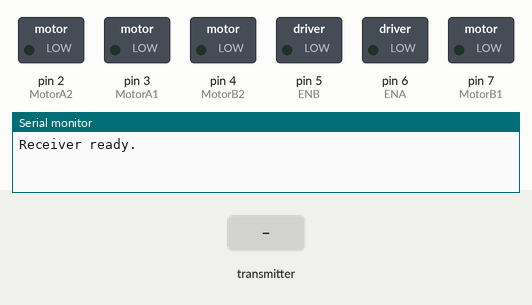
Bench run of a sketch on a simulated Arduino Uno, built with avr-gcc and run on an emulated ATmega328P. Shown: switched loads named in the sketch (green lamp = pin HIGH), the last lines printed to the serial monitor. Inputs (shaded band) come from the test bench. No radio packets arrive unless stated.

Above: at 1.2 s.
1.3 s: the transmitter starts sending xAxis = 0
At 2.5 s:
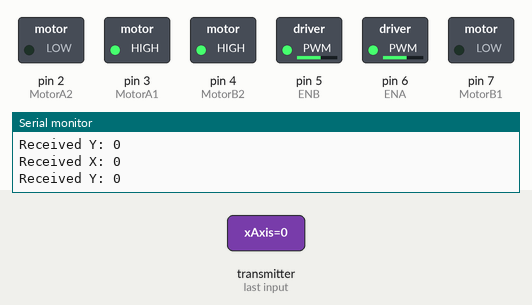
2.8 s: the transmitter starts sending yAxis = 512
At 3.2 s:
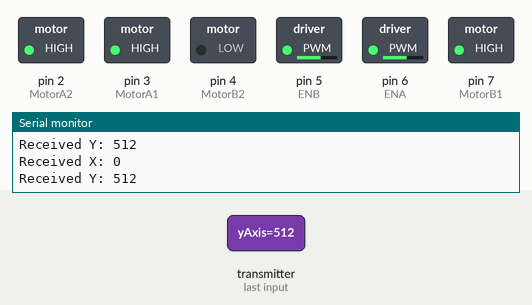
4.3 s: the transmitter starts sending yAxis = 0
At 4.8 s:
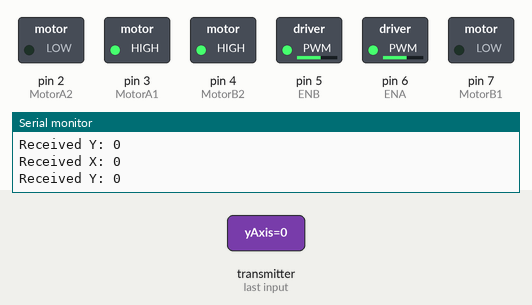
5.8 s: the transmitter starts sending yAxis = 1023
At 6.4 s:
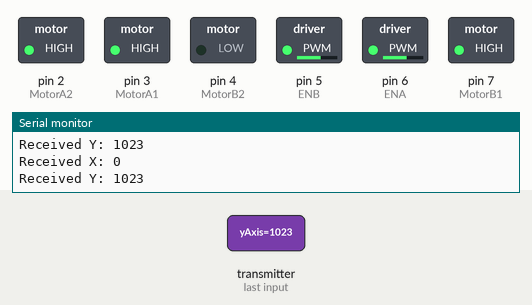
Timing chart, 0 to 8.3 s (numbered marks = the images above; inputs shaded):
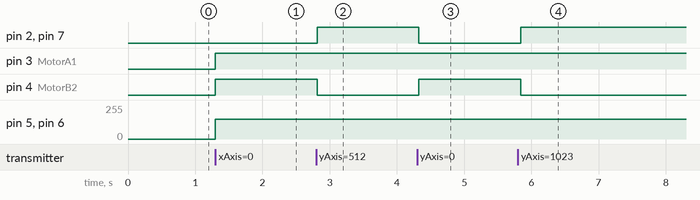

Measured:
- after the input at 1.3 s, pin 3 (MotorA1), pin 4 (MotorB2): LOW → HIGH at once; pin 5 (ENB), pin 6 (ENA): 0/255 → 150/255 at once
- after the input at 2.8 s, pin 2 (MotorA2), pin 7 (MotorB1): LOW → HIGH at once; pin 4 (MotorB2): HIGH → LOW at once
- after the input at 4.3 s, pin 2 (MotorA2), pin 7 (MotorB1): HIGH → LOW at once; pin 4 (MotorB2): LOW → HIGH at once
- after the input at 5.8 s, pin 2 (MotorA2), pin 7 (MotorB1): LOW → HIGH at once; pin 4 (MotorB2): HIGH → LOW at once

The sketch:

GESTURE_RECEIVER_CODE.ino
```cpp
// Arduino Gesture Control Robot
// Receiver Circuit
// Created BY DIY Builder
// Ensure required libraries are installed before uploading.
// To install libraries: Download from https://github.com/nRF24/RF24, then go to Sketch > Include Library > Add .ZIP Library > Select the downloaded ZIP file.
// For more details, visit www.instagram.com/diy.builder

#include <SPI.h>
#include <nRF24L01.h>
#include <RF24.h>

// Motor Control Pins
int ENA = 6;      // Changed from 3 to 2 to avoid conflict with RF24 CE
int ENB = 5;      // Changed from 9 to 8 to avoid conflict with RF24 CE
int MotorA1 = 3;
int MotorA2 = 2;
int MotorB1 = 7;
int MotorB2 = 4;

// RF24 Object (CE=9, CSN=10)
RF24 radio(9, 10);

// Communication Address
const byte address[6] = "00001";

// Data Structure
struct data {
  int xAxis;
  int yAxis;
};
data receive_data;

// LED Indicator Pin (Optional)
const int ledPin = 3; // Using pin 3 for LED to avoid conflict

void setup() {
  Serial.begin(9600);               // Initialize serial communication
  pinMode(ENA, OUTPUT);             // Set ENA as OUTPUT
  pinMode(ENB, OUTPUT);             // Set ENB as OUTPUT
  pinMode(MotorA1, OUTPUT);         // Set MotorA1 as OUTPUT
  pinMode(MotorA2, OUTPUT);         // Set MotorA2 as OUTPUT
  pinMode(MotorB1, OUTPUT);         // Set MotorB1 as OUTPUT
  pinMode(MotorB2, OUTPUT);         // Set MotorB2 as OUTPUT
  pinMode(ledPin, OUTPUT);          // Set LED pin as OUTPUT (Optional)

  // Initialize RF24 Module
  if (!radio.begin()) {
    Serial.println("Radio initialization failed!");
    while (1); // Halt if initialization fails
  }

  radio.openReadingPipe(0, address);  // Open reading pipe on specified address
  radio.setPALevel(RF24_PA_HIGH);     // Set Power Amplifier level to high for better range
  radio.setDataRate(RF24_250KBPS);    // Set data rate to 250 Kbps
  radio.startListening();              // Put module into listening mode

  Serial.println("Receiver ready.");
}

void loop() {
  if (radio.available()) { // Check if data is available
    radio.read(&receive_data, sizeof(data)); // Read incoming data

    // Debugging: Print received data
    Serial.print("Received X: ");
    Serial.println(receive_data.xAxis);
    Serial.print("Received Y: ");
    Serial.println(receive_data.yAxis);

    // Control Motors Based on Received Data
    if (receive_data.yAxis > 400) {
      // Move Forward
      digitalWrite(MotorA1, LOW);
      digitalWrite(MotorA2, HIGH);
      digitalWrite(MotorB1, HIGH);
      digitalWrite(MotorB2, LOW);
      analogWrite(ENA, 150);
      analogWrite(ENB, 150);
      digitalWrite(ledPin, HIGH); // Optional: Turn LED on
    }
    else if (receive_data.yAxis < 320) {
      // Move Backward
      digitalWrite(MotorA1, HIGH);
      digitalWrite(MotorA2, LOW);
      digitalWrite(MotorB1, LOW);
      digitalWrite(MotorB2, HIGH);
      analogWrite(ENA, 150);
      analogWrite(ENB, 150);
      digitalWrite(ledPin, HIGH); // Optional: Turn LED on
    }
    else if (receive_data.xAxis < 320){
      // Turn Left
      digitalWrite(MotorA1, HIGH);
      digitalWrite(MotorA2, LOW);
      digitalWrite(MotorB1, HIGH);
      digitalWrite(MotorB2, LOW);
      analogWrite(ENA, 150);
      analogWrite(ENB, 150);
      digitalWrite(ledPin, HIGH); // Optional: Turn LED on
    }
    else if (receive_data.xAxis > 400){
      // Turn Right
      digitalWrite(MotorA1, LOW);
      digitalWrite(MotorA2, HIGH);
      digitalWrite(MotorB1, LOW);
      digitalWrite(MotorB2, HIGH);
      analogWrite(ENA, 150);
      analogWrite(ENB, 150);
      digitalWrite(ledPin, HIGH); // Optional: Turn LED on
    }
    else {
      // Stop Movement
      digitalWrite(MotorA1, LOW);
      digitalWrite(MotorA2, LOW);
      digitalWrite(MotorB1, LOW);
      digitalWrite(MotorB2, LOW);
      analogWrite(ENA, 0);
      analogWrite(ENB, 0);
      digitalWrite(ledPin, LOW);  // Optional: Turn LED off
    }

    delay(100); // Short delay for stability
  }
}
```
